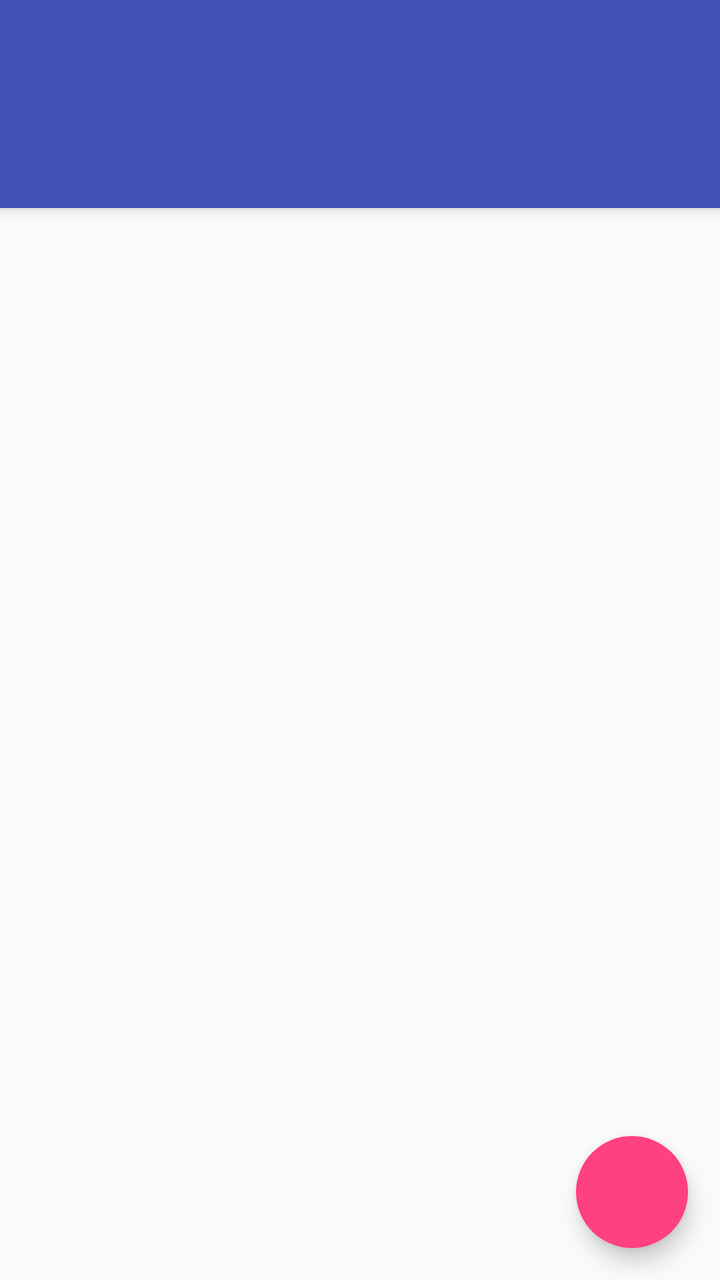
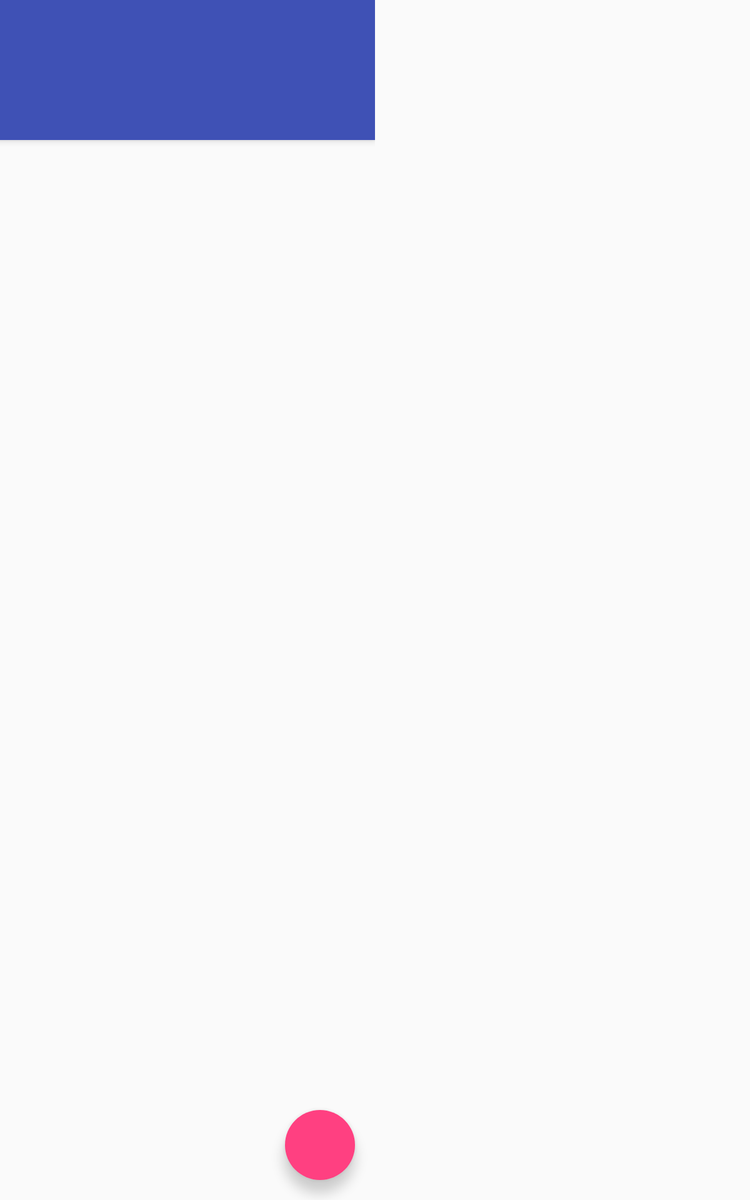

First picture: res/layout/ on a phone held upright. Second picture: the repository's own variant of that layout, on a device whose configuration matches the variant's folder. Source for both follows.
<!-- AndroidManifest.xml: application theme AppTheme -->
<!-- res/layout/activity_coupon_list.xml -->
<?xml version="1.0" encoding="utf-8"?>
<android.support.design.widget.CoordinatorLayout
    xmlns:android="http://schemas.android.com/apk/res/android"
    xmlns:app="http://schemas.android.com/apk/res-auto"
    android:id="@+id/coordinator_layout"
    android:layout_width="match_parent"
    android:layout_height="match_parent">

    <android.support.design.widget.AppBarLayout
        android:id="@+id/appbar"
        android:layout_width="match_parent"
        android:layout_height="wrap_content"
        android:theme="@style/ThemeOverlay.AppCompat.Dark.ActionBar">

        <android.support.v7.widget.Toolbar
            android:id="@+id/toolbar"
            android:layout_width="match_parent"
            android:layout_height="?attr/actionBarSize"
            android:background="?attr/colorPrimary"
            app:popupTheme="@style/ThemeOverlay.AppCompat.Light"
            app:layout_scrollFlags="scroll|enterAlways|snap"/>

        <android.support.design.widget.TabLayout
            android:id="@+id/tab_layout"
            android:layout_width="match_parent"
            android:layout_height="wrap_content"/>

    </android.support.design.widget.AppBarLayout>

    <android.support.v4.view.ViewPager
        android:id="@+id/view_pager"
        android:layout_width="match_parent"
        android:layout_height="match_parent"
        app:layout_behavior="@string/appbar_scrolling_view_behavior"/>

    <android.support.design.widget.FloatingActionButton
        android:id="@+id/floating_action_button"
        android:layout_width="wrap_content"
        android:layout_height="wrap_content"
        android:layout_marginEnd="16dp"
        android:layout_marginBottom="16dp"
        android:elevation="1dp"
        android:src="@drawable/ic_add_white_18dp"
        app:layout_anchor="@id/view_pager"
        app:layout_anchorGravity="bottom|end"
        app:borderWidth="0dp"/>
</android.support.design.widget.CoordinatorLayout>
<!-- resources referenced by this layout -->
<resources>
  <style name="AppTheme" parent="Theme.AppCompat.Light.NoActionBar">
          
          <item name="colorPrimary">@color/colorPrimary</item>
          <item name="colorPrimaryDark">@color/colorPrimaryDark</item>
          <item name="colorAccent">@color/colorAccent</item>
      </style>
  <color name="colorPrimary">#3F51B5</color>
  <color name="colorPrimaryDark">#303F9F</color>
  <color name="colorAccent">#FF4081</color>
</resources>
<!-- res/layout-sw600dp/activity_coupon_list.xml (the repository's variant of the layout above) -->
<!-- drawn on a 7-inch tablet held upright -->
<?xml version="1.0" encoding="utf-8"?>
<LinearLayout
    xmlns:android="http://schemas.android.com/apk/res/android"
    xmlns:app="http://schemas.android.com/apk/res-auto"
    android:orientation="horizontal"
    android:layout_width="match_parent"
    android:layout_height="match_parent">

    <android.support.design.widget.CoordinatorLayout
        xmlns:android="http://schemas.android.com/apk/res/android"
        xmlns:app="http://schemas.android.com/apk/res-auto"
        android:id="@+id/coordinator_layout"
        android:layout_width="0dp"
        android:layout_weight="1"
        android:layout_height="match_parent">

        <android.support.design.widget.AppBarLayout
            android:id="@+id/appbar"
            android:layout_width="match_parent"
            android:layout_height="wrap_content"
            android:theme="@style/ThemeOverlay.AppCompat.Dark.ActionBar">

            <android.support.v7.widget.Toolbar
                android:id="@+id/toolbar"
                android:layout_width="match_parent"
                android:layout_height="?attr/actionBarSize"
                android:background="?attr/colorPrimary"
                app:popupTheme="@style/ThemeOverlay.AppCompat.Light"
                app:layout_scrollFlags="scroll|enterAlways|snap"/>

            <android.support.design.widget.TabLayout
                android:id="@+id/tab_layout"
                android:layout_width="match_parent"
                android:layout_height="wrap_content"/>

        </android.support.design.widget.AppBarLayout>

        <android.support.v4.view.ViewPager
            android:id="@+id/view_pager"
            android:layout_width="match_parent"
            android:layout_height="match_parent"
            app:layout_behavior="@string/appbar_scrolling_view_behavior"/>

        <android.support.design.widget.FloatingActionButton
            android:id="@+id/floating_action_button"
            android:layout_width="wrap_content"
            android:layout_height="wrap_content"
            android:layout_marginEnd="16dp"
            android:layout_marginBottom="16dp"
            android:elevation="1dp"
            android:src="@drawable/ic_add_white_18dp"
            app:layout_anchor="@id/view_pager"
            app:layout_anchorGravity="bottom|end"
            app:borderWidth="0dp"/>
    </android.support.design.widget.CoordinatorLayout>

    <LinearLayout
        android:orientation="vertical"
        android:id="@+id/fragment_container_right"
        android:layout_width="0dp"
        android:layout_weight="1"
        android:layout_height="match_parent"/>
</LinearLayout>
